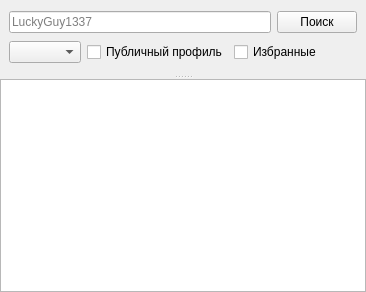
<?xml version="1.0" encoding="UTF-8"?>
<ui version="4.0">
 <class>FormFriends</class>
 <widget class="QWidget" name="FormFriends">
  <property name="geometry">
   <rect>
    <x>0</x>
    <y>0</y>
    <width>366</width>
    <height>292</height>
   </rect>
  </property>
  <property name="windowTitle">
   <string>SteamAchievementsStatistic</string>
  </property>
  <layout class="QVBoxLayout" name="verticalLayout">
   <property name="spacing">
    <number>0</number>
   </property>
   <property name="leftMargin">
    <number>0</number>
   </property>
   <property name="topMargin">
    <number>0</number>
   </property>
   <property name="rightMargin">
    <number>0</number>
   </property>
   <property name="bottomMargin">
    <number>0</number>
   </property>
   <item>
    <widget class="QSplitter" name="splitter">
     <property name="orientation">
      <enum>Qt::Vertical</enum>
     </property>
     <widget class="QFrame" name="frameFilter">
      <layout class="QVBoxLayout" name="_2">
       <item>
        <layout class="QHBoxLayout" name="horizontalLayout_2">
         <item>
          <widget class="MyLineEdit" name="lineEditName">
           <property name="placeholderText">
            <string>LuckyGuy1337</string>
           </property>
          </widget>
         </item>
         <item>
          <widget class="QPushButton" name="buttonFind">
           <property name="sizePolicy">
            <sizepolicy hsizetype="Maximum" vsizetype="Fixed">
             <horstretch>0</horstretch>
             <verstretch>0</verstretch>
            </sizepolicy>
           </property>
           <property name="text">
            <string>Поиск</string>
           </property>
          </widget>
         </item>
        </layout>
       </item>
       <item>
        <layout class="QHBoxLayout" name="horizontalLayout_3">
         <item>
          <widget class="QComboBox" name="comboBoxStatus">
           <property name="currentText">
            <string notr="true"/>
           </property>
          </widget>
         </item>
         <item>
          <widget class="QCheckBox" name="checkBoxOpenProfile">
           <property name="text">
            <string>Публичный профиль</string>
           </property>
          </widget>
         </item>
         <item>
          <widget class="QCheckBox" name="checkBoxFavorites">
           <property name="text">
            <string>Избранные</string>
           </property>
          </widget>
         </item>
         <item>
          <spacer name="horizontalSpacer_2">
           <property name="orientation">
            <enum>Qt::Horizontal</enum>
           </property>
           <property name="sizeHint" stdset="0">
            <size>
             <width>40</width>
             <height>20</height>
            </size>
           </property>
          </spacer>
         </item>
        </layout>
       </item>
      </layout>
     </widget>
     <widget class="MyTable" name="tableFriends"/>
    </widget>
   </item>
  </layout>
 </widget>
 <customwidgets>
  <customwidget>
   <class>MyLineEdit</class>
   <extends>QLineEdit</extends>
   <header>subWidgets/lineEdit/mylineedit.h</header>
  </customwidget>
  <customwidget>
   <class>MyTable</class>
   <extends>QTableView</extends>
   <header>subWidgets/tables/mytable.h</header>
  </customwidget>
 </customwidgets>
 <resources/>
 <connections/>
</ui>
